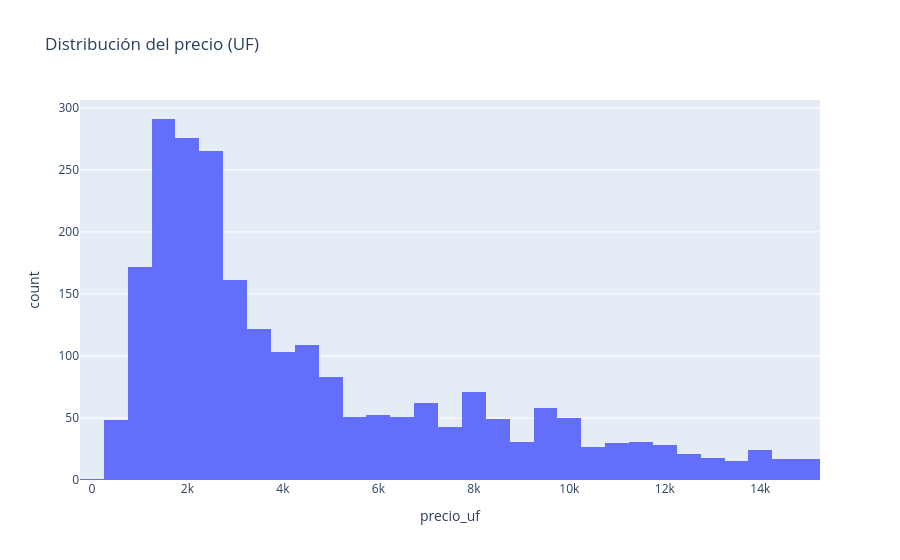

Here is the notebook cell this chart was saved with:
### Markdown cell above
## 4. Mirar relaciones (gráficos interactivos)

Con **plotly** podemos explorar de forma interactiva (pasa el mouse por encima para ver detalles).
Primero, **cómo se distribuye** el precio:

### Code cell
px.histogram(df, x='precio_uf', nbins=50, title='Distribución del precio (UF)')

### Figure 1 — Plotly figure (JSON) as saved in the notebook; plotly's stock layout.template omitted (floating-point values rounded to 4 significant figures; data arrays with more than 128 entries replaced by an {"elided": "..."} marker saying what was removed)
{"data": [{"bingroup": "x", "hovertemplate": "precio_uf=%{x}<br>count=%{y}<extra></extra>", "legendgroup": "", "marker": {"color": "#636efa", "pattern": {"shape": ""}}, "name": "", "nbinsx": 50, "orientation": "v", "showlegend": false, "type": "histogram", "x": {"elided": "2377 float values"}, "xaxis": "x", "yaxis": "y"}], "layout": {"barmode": "relative", "legend": {"tracegroupgap": 0}, "title": {"text": "Distribución del precio (UF)"}, "xaxis": {"anchor": "y", "domain": [0.0, 1.0], "title": {"text": "precio_uf"}}, "yaxis": {"anchor": "x", "domain": [0.0, 1.0], "title": {"text": "count"}}}}
